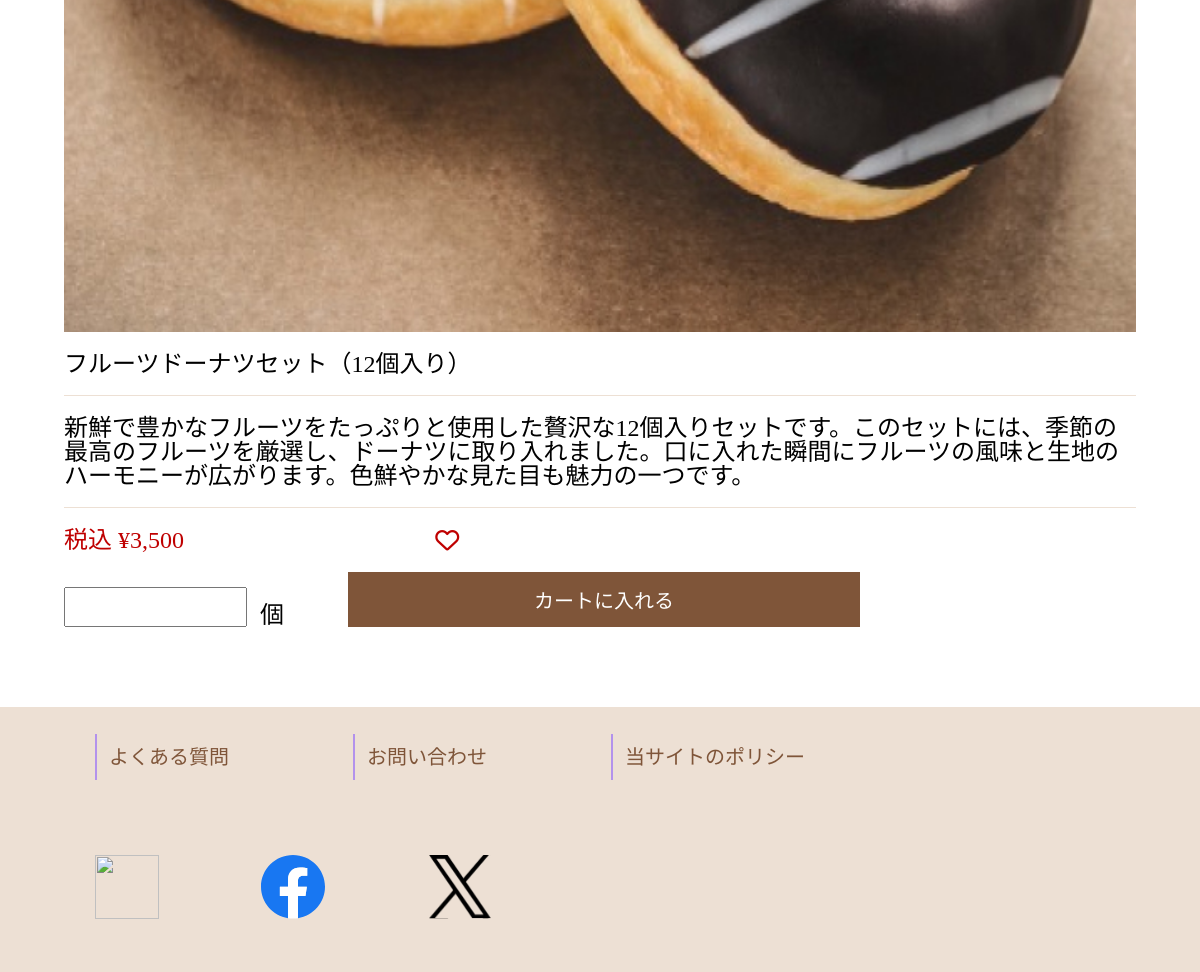
The app's page /detail-1.php?id=2 (middle part), older data.
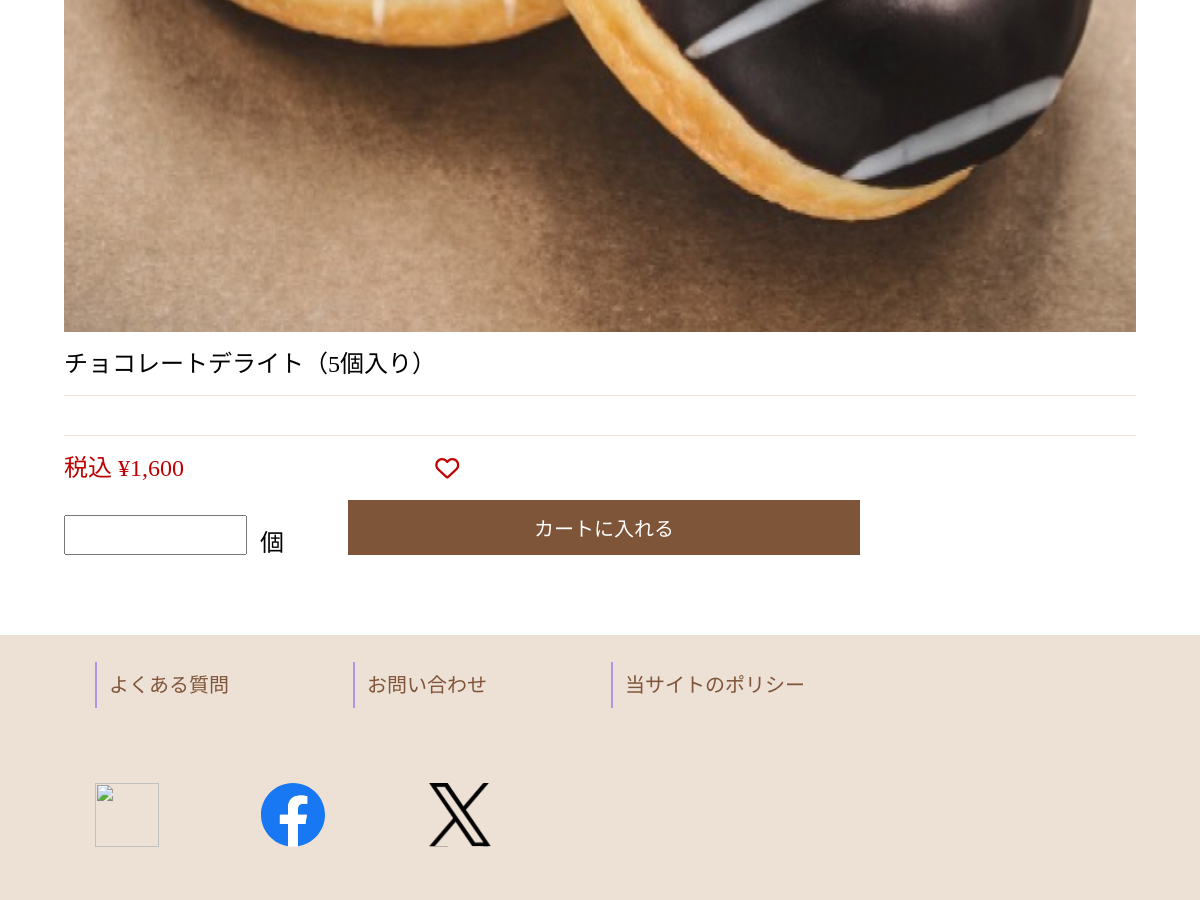
The same page, newer data.
### tables this page shows
create table product (
	id int auto_increment primary key, 
	name varchar(200) not null, 
	price int not null,
    description varchar(1000) not null,
    category int not null
);

### detail-1.php (the view, shortened to what this page needs)
<!DOCTYPE html>
<html lang="ja">
<head>
  <link href="https://use.fontawesome.com/releases/v6.5.1/css/all.css" rel="stylesheet">
  <link rel="stylesheet" href="common/css/reset.css">
  <link rel="stylesheet" href="common/css/detail.css">
  <link rel="stylesheet" href="">
</head>
<body>
  <?php
  require 'includes/header.php';
  ?>
  <div class=item_container>
    <?php
    require 'includes/database.php';
    $sql = $pdo->prepare('select * from product where id=?');
    $sql->execute([$_REQUEST['id']]);
    foreach ($sql as $row) {
      $formattedPrice = number_format($row['price']);
      echo '<form action="cart-input.php" type="method">';
      echo '<p><img alt="image" src="common/images/product_', $row['id'], '.jpg" class="detail_item_image"></p>';
      echo '<div class="flex_box">';
      echo '<p class="product_name">', $row['name'], '</p>';
      echo '<p class="product_description">', $row['description'];
      echo '</p>';
      echo '<div class="price_area">';
      echo '<p class="product_price">', '税込 ', '&yen;', $formattedPrice, '</p>';
      echo '<p><i class="fa-heart fa-regular"></i></p>';
      echo '</div>';
      echo '<div class="count_cart">';
      echo '<input type="number" name="count" value="" class="count_box">';
      echo '<span>個</span>';
      echo '<input class="button" type="submit" value="カートに入れる">';
      echo '</div>';
      echo '</div>';
      echo '</form>';
    }
    ?>
  </div>
  <?php
  require 'includes/footer.php';
  ?>
</body>
</html>

Row changes from the older to the newer data that the page shows:
changed product: name "フルーツドーナツセット（12個入り）" → "チョコレートデライト（5個入り）"; price "3,500" → "1,600"; description "新鮮で豊かなフルーツをたっぷりと使用した贅沢な12個入りセットです。このセットには、季節の最高のフルーツを厳選し、ドーナツに取り入れました。口に入れた瞬間にフルーツの風味と生地のハーモニーが広がります。色鮮やかな見た目も魅力の一つです。" → (not shown)
